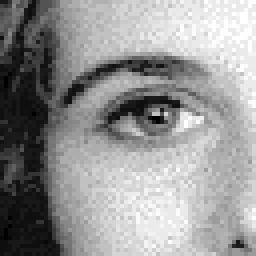
#> input picture PhytonWorkSpace5Edition/Images/Chapter3/Input/eye.png, 64 x 64 px, found by its file name (shown 4 times larger)
$ python TemplateMatching.py
#> lines starting #> are read from the running program, lines starting #| are printed output that depends on the picture
### Modules/ImageUtilities.py
'''
Feature Extraction and Image Processing
Mark S. Nixon & Alberto S. Aguado
http://www.southampton.ac.uk/~msn/book/
ImageUtilities: Helper module to support image read, create, show and write
                Uses PIL and numpy to work with arrays containing image data
'''

# Image load by using PIL
from PIL import Image

# Array to store image data
from numpy import array, zeros, amax, amin, clip

# Show an image
from matplotlib.pyplot import imshow
import matplotlib.pyplot as plt

# Read an image returning an array with 3 color components
# [18 lines left out: functions imageReadRGB, imageReadRGBF, not called in this run]

# Read an image returning an array with 1 component
def imageReadL(fileName):
    inputImage = Image.open(fileName)
    width, height = inputImage.size

    inputArray = array(inputImage)
    outputArray = zeros((height, width), dtype='uint8')

    # Combine pixel values, for each row and column
    for y in range(0, height):
        for x in range(0, width):
            rgb = inputArray[y,x]
            outputArray[y,x] = (int(rgb[0]) + int(rgb[1]) + int(rgb[2])) / 3

    return outputArray, width, height

# Save a image containing float as a gray level image
# [37 lines left out: functions imageSaveF, imageSaveL, imageSaveRGB, createImageRGB, not called in this run]

# Create a zero array with a color components
def createImageL(width, height):
    outputArray = zeros((height, width), dtype='uint8')

    return outputArray

# Create a zero array two float components
# [10 lines left out: functions createImageUV, createImage2I, not called in this run]

# Create a zero array with float components
def createImageF(width, height, numComponents = 1):
    if numComponents == 1:
        outputArray = zeros((height, width), dtype='float')
    else:
        outputArray = zeros((height, width, numComponents), dtype='float')

    return outputArray

# Create a multidimensional dimensional array
# [83 lines left out: functions createImageNF, createImageFromDataF, createScaleImageL, scaleImageL, createVectorFromDataF, createVectorF and 2 more, not called in this run]

# Show an array containing image data
def showImageL(image):
    # Create output and show
    outputImage = Image.fromarray(image, 'L')
    outputImage.show()

# Show an array containing image data
def showImageF(image, maxScale = 1):
    height = len(image)
    width = len(image[0])

    maximum = amax(image)
    minimum = amin(image)

    # Create a gray level image for display
    outputArray = createImageL(width, height)

    # Scale the float values into gray scale values
    for y in range(0, height):
        for x in range(0, width):
            if maximum != minimum:
                outputArray[y,x] = clip( 255.0 * (image[y,x]*maxScale - minimum) / (maximum - minimum), 0, 255.0)
            else:
                outputArray[y,x] = image[y,x]

    # Create output and show
    outputImage = Image.fromarray(outputArray, 'L')
    outputImage.show()

# Show an array containing image data
# [53 lines left out: functions plotImageRGB, plotImageRGBF, plotImageL, plotImageF, not called in this run]

### PhytonWorkSpace5Edition/Modules/ImagePropertiesUtilities.py
'''
Feature Extraction and Image Processing
Mark S. Nixon & Alberto S. Aguado
http://www.southampton.ac.uk/~msn/book/
ImagePropertiesUtilities: Helper module to obtain information from an image
'''

# Array to store image data
from numpy import amax, amin, unravel_index

# Mean form a float image
# [16 lines left out: function meanStddev, not called in this run]

# Return the maximum and minimum
def imageMaxMin(image):
    maximum = amax(image)
    minimum = amin(image)

    return maximum, minimum

# Return the maximum position
# [40 lines left out: functions imageArgMax, peakDetectorImageL, peakDetectorVector, not called in this run]

### Modules/PlotUtilities.py
'''
Feature Extraction and Image Processing
Mark S. Nixon & Alberto S. Aguado
http://www.southampton.ac.uk/~msn/book/
PlotUtilities: Helper module to show plots of image data
          Uses numpy  and matplotlib to work with arrays and plots
'''

# Math functions
import math

# Array to store data
import numpy as np

# Array to store image data
from numpy import zeros

# Plot functions
import matplotlib.pyplot as plt
import matplotlib.ticker as ticker

# Two alternative ways to import Axes3D.
import importlib
importlib.import_module('mpl_toolkits.mplot3d').Axes3D
#from mpl_toolkits.mplot3d import Axes3D

# Plot a histogram of data
# [133 lines left out: functions plotHistogram, plotCurve, plot2Curves, plotCurves, plotCurveXY, plot3DColorHistogram, not called in this run]

# Plot a histogram of data
def plot3DHistogram(dataZ, zRange=[0, 0], axesView=[0,0], zTicks = True):

    # Function formatter to simulate zlim_3d
    def major_formatter(x, pos):
        return "{:.1f}".format(x+zRange[0])

    width = dataZ.shape[1]
    height = dataZ.shape[0]

    # Z clipping fails to clip bar charts
    if zRange[0] != 0:
        for x in range(0, width):
            for y in range(0, height):
                dataZ[y,x] -= zRange[0]
                if dataZ[y,x] < 0:
                    dataZ[y,x] = 0

    # Convert data to array
    zData = np.array(dataZ)

    # Create an X-Y mesh of the same dimension as the 2D data
    xData, yData = np.meshgrid( np.arange(width), np.arange(height))

    # Flatten the arrays so that they may be passed to "axes.bar3d".
    xData = xData.flatten()
    yData = yData.flatten()
    zData = zData.flatten()

    # Create figure
    fig = plt.figure()
    axes = fig.add_subplot(projection = '3d')
    axes.bar3d( xData, yData, np.zeros(len(zData)), .98, .98, zData, alpha=1.0, zsort='min')

    # Axes
    axes.set_xlim3d(0, width)
    axes.set_ylim3d(0, height)

    # View
    if axesView[0] != 0 or axesView[1] != 0:
        axes.view_init(axesView[0], axesView[1])

    # Shift the tick labels up by minimum, set_zlim3d does not work
    if zRange[0] != 0 or zRange[1] != 0:
        if zTicks:
            axes.zaxis.set_major_formatter(ticker.FuncFormatter(major_formatter))
        else:
            axes.zaxis.set_major_formatter(ticker.NullFormatter())

    # Set the shifted range
    if zRange[0] != 0 or zRange[1] != 0:
        axes.set_zlim3d([0, zRange[1] - zRange[0]])

    plt.show()

# Plot a surface of data
# [143 lines left out: functions plotColorSurface, plotSurface, plotWireframe, plotQuiver, not called in this run]

### Modules/PrintUtilities.py
'''
Feature Extraction and Image Processing
Mark S. Nixon & Alberto S. Aguado
http://www.southampton.ac.uk/~msn/book/
PrintUtilities: Helper module to print image data and messages on the standard device
'''

# Print image range
# [26 lines left out: functions printImageRangeRGB, printImageRangeL, printImageRangeF, not called in this run]

# Print text
def printText(text):
    print (text)

# Print text
def printTextSameLine(text):
    print (text, end=' ')

# Some operations can be slow. Print something to show progress
def printProgress(step, totalSteps):
    print (step,"/",totalSteps," .. ", end = '')


### PhytonWorkSpace5Edition/ExamplesPython_3.12.8/Chapter6/TemplateMatching.py
'''
Feature Extraction and Image Processing
Mark S. Nixon & Alberto S. Aguado
http://www.southampton.ac.uk/~msn/book/
Chapter 6
TemplateMatching: Compute the matching of a template in an image
'''

# Set up modules path
# It can also be set in sys variables
import os
import sys
sys.path.append(os.path.join(os.path.dirname(__file__), "../../Modules"))

# Setup modules
from ImageUtilities import imageReadL, showImageL, createImageF, showImageF
from PrintUtilities import printProgress
from ImagePropertiesUtilities import imageMaxMin
from PlotUtilities import plot3DHistogram

# Iteration
from timeit import itertools

'''
Parameters:
    pathToDir = Input image directory
    imageName = Input image name
    templateName = Input template image name
    thresholdVal = Only pixels in the template with value greater that this are used
                   -1 to use all pixels or 0  to use edges with value >0
'''
pathToDir = os.path.join(os.path.dirname(__file__), "../../Images/Chapter6/Input/")
imageName = "Eye.png"
templateName = "EyeTemplate.png"
thresholdVal = -1

# Read and show input and template images
inputImage, width, height = imageReadL(pathToDir + imageName)
#> in imageReadL, inputImage is the input picture: PIL image 64x64 RGBA; mean R, G, B, A 149.1, 149.1, 149.1, 255
#> width = 64; height = 64
templateImage, widthTemplate, heightTemplate = imageReadL(pathToDir + templateName)
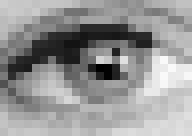
#> input picture Images/Chapter6/Input/eyeTemplate.png, 24 x 17 px, found by its file name (shown 8 times larger)
#> in imageReadL, inputImage is the input picture: PIL image 24x17 RGBA; mean R, G, B, A 149.6, 149.6, 149.6, 255
#> widthTemplate = 24; heightTemplate = 17

showImageL(inputImage)
showImageL(templateImage)

# Create an accumulator. We look in a reduced size image
accumulator = createImageF(width, height)
#> accumulator: shape (64, 64) float64; every value is 0

# Template matching
templateCentreX = int((widthTemplate - 1) / 2)
#> templateCentreX = 11
templateCentreY = int((heightTemplate - 1) / 2)
#> templateCentreY = 8
for x in range(0, width):
    printProgress(x, width)
    for y in range(0, height):
        for wx,wy in itertools.product(range(0, widthTemplate), range(0, heightTemplate)):
            posY = y + wy - templateCentreY
            posX = x + wx - templateCentreX

            # The threshold is used to accumulate only the edge pixels in an edge template
            # The difference of pixel values is inverted to show the best match as a peak
            if posY > -1 and posY <  height and  posX > -1 and posX <  width and            \
               templateImage[wy,wx] > thresholdVal:
                diff = 1.0 - abs(float(inputImage[posY,posX]) -                             \
                                 float(templateImage[wy, wx])) / 255.0

                accumulator[y,x] += diff*diff
#> this loop made 64 passes
#| 0 / 64  ..
#| 1 / 64  ..
#| 2 / 64  ..
#| 3 / 64  ..
#| 4 / 64  ..
#| 5 / 64  ..
#| 6 / 64  ..
#| 7 / 64  ..
#> (further printed lines are left out)
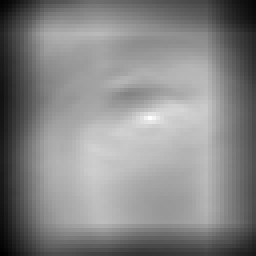
#> accumulator: shape (64, 64) float64 (shown 4 times larger); min 37.31, max 340.4, mean 196.6; drawn with min black and max white

# Show accumulator within a maxima and mininma region
maxima, minima = imageMaxMin(accumulator)
#> in imageMaxMin, `maximum = amax(image)`: maximum = 340.4
#> in imageMaxMin, `minimum = amin(image)`: minimum = 37.31
#> maxima = 340.4; minima = 37.31
showImageF(accumulator)
#> in showImageF, `height = len(image)`: height = 64
#> in showImageF, `maximum = amax(image)`: maximum = 340.4
#> in showImageF, `minimum = amin(image)`: minimum = 37.31
#> in showImageF, `outputArray = createImageL(width, height)`: outputArray: shape (64, 64); every value is 0
plot3DHistogram(accumulator, [minima, maxima])
#> in plot3DHistogram, `zData = zData.flatten()`: zData = 4096 values, max 303.1 at index 1893, min 0 at index 4032, mean 159.3
#> in plot3DHistogram, `plt.show()`:
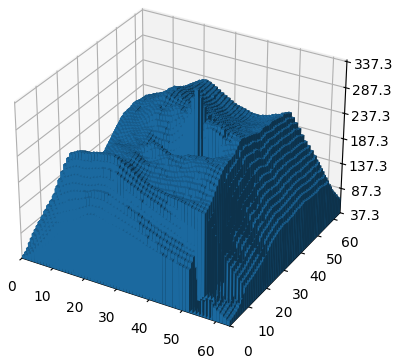
#> figure drawn by matplotlib, 1 panel
